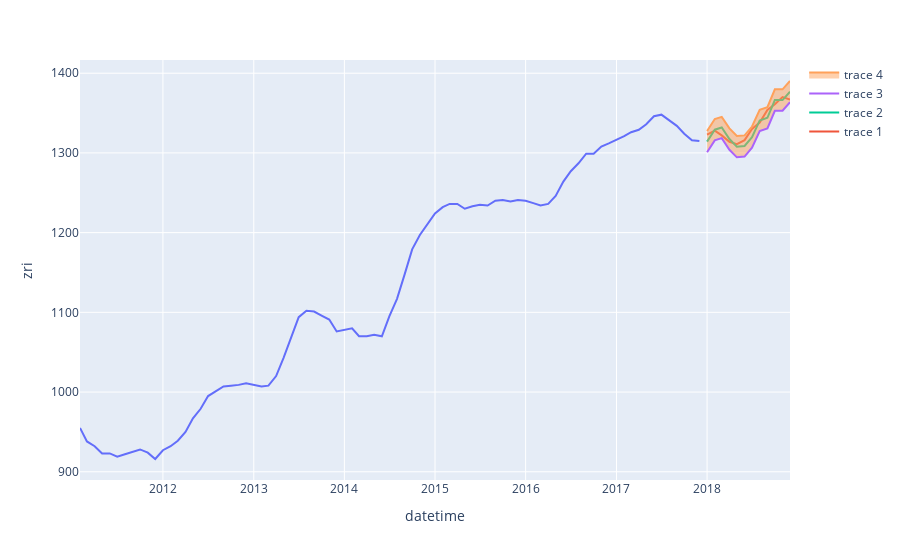

Notebook code cell kept with this figure:
### Code cell
fig = px.line(df3, x = 'datetime', y = 'zri')
fig.add_trace(go.Line(x = true['datetime'], y = true['zri'], mode = 'lines'))
fig.add_trace(go.Line(x = true['datetime'], y = pred, mode = 'lines'))
fig.add_trace(go.Line(x = true['datetime'], y = np.asarray(confidence_intervals)[:,0], mode = 'lines'))
fig.add_trace(go.Line(x = true['datetime'], y = np.asarray(confidence_intervals)[:,1], mode = 'lines', fill = 'tonexty'))
